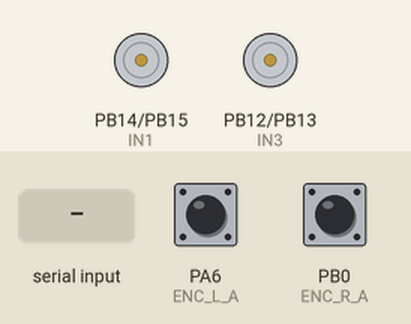
Simulated run of this program. Board: STM32 Blue Pill. Shown: motor-driver pin pairs drawn as motors (green arrow = first pin HIGH = forward, orange = second pin HIGH = backward, longer = more drive, scaled by the enable pin). The test bench sets the inputs (shaded band); at power-on: PA6 (ENC_L_A) HIGH, PB0 (ENC_R_A) HIGH.

Above: at 1.2 s.
1.3 s: "F90\n" received over the second serial link
At 2.3 s:
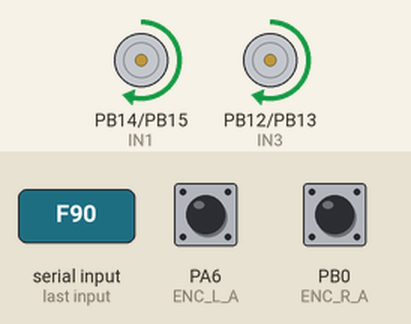
2.8 s: "B90\n" received over the second serial link
At 3.4 s:
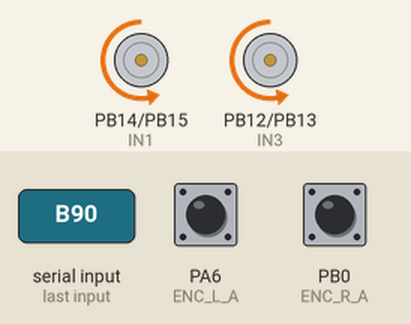
4.3 s: "L90\n" received over the second serial link
At 4.6 s:
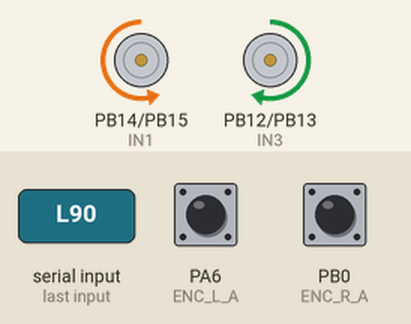
5.8 s: "R90\n" received over the second serial link
At 6.9 s:
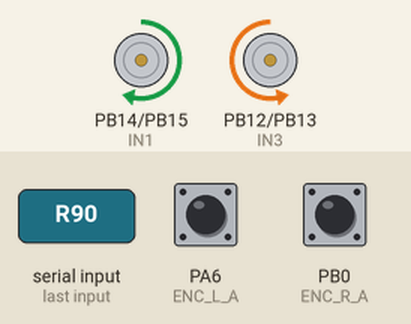
7.3 s: "F|45\n" received over the second serial link
At 8.1 s:
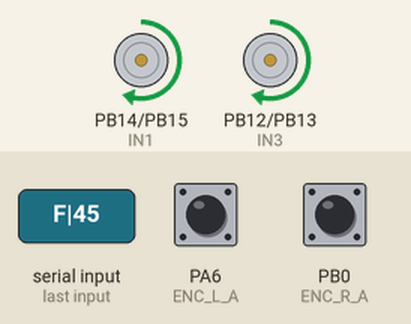
8.8 s: "B|45\n" received over the second serial link
At 9.2 s:
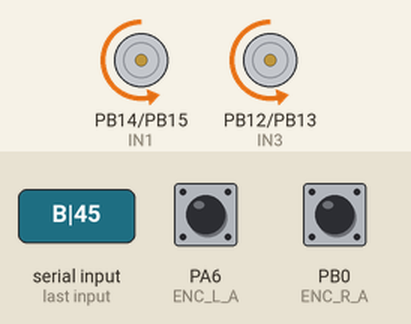
Timing chart, 0 to 11.3 s (numbered marks = the images above; inputs shaded):
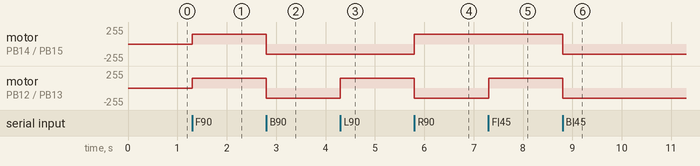

Measured:
- after the input at 1.3 s, motor on PB14 (IN1) / PB15 (IN2), motor on PB12 (IN3) / PB13 (IN4): stopped → forward 150/255 at once
- after the input at 2.8 s, motor on PB14 (IN1) / PB15 (IN2), motor on PB12 (IN3) / PB13 (IN4): forward 150/255 → backward 150/255 at once
- after the input at 4.3 s, motor on PB12 (IN3) / PB13 (IN4): backward 150/255 → forward 150/255 at once
- after the input at 5.8 s, motor on PB14 (IN1) / PB15 (IN2): backward 150/255 → forward 150/255 at once; motor on PB12 (IN3) / PB13 (IN4): forward 150/255 → backward 150/255 at once
- after the input at 7.3 s, motor on PB12 (IN3) / PB13 (IN4): backward 150/255 → forward 150/255 at once
- after the input at 8.8 s, motor on PB14 (IN1) / PB15 (IN2), motor on PB12 (IN3) / PB13 (IN4): forward 150/255 → backward 150/255 at once

The program:

main.cpp
```cpp
// blue_pill_dev/motor_testing firmware — STM32 Bluepill (F103C8)
// Wiring sanity checker: drive L/R motors from GUI commands, stream live
// encoder counts. Flash once, then do all direction/wiring verification from
// the GUI. FTDI wired link on Serial3 (PB10 TX / PB11 RX) @ 115200 — matches
// this bench's existing FTDI wiring (previously used for 3DR/Serial3 telemetry).

#include <Arduino.h>

// ── ENCODER PINS ─────────────────────────────────────────────────────────────
#define ENC_L_A PA6
#define ENC_L_B PA7
#define ENC_R_A PB0
#define ENC_R_B PB1

volatile long encoderLeft = 0;
volatile long encoderRight = 0;

void countLeft() {
  if (digitalRead(ENC_L_B))
    encoderLeft--;
  else
    encoderLeft++;
}
void countRight() {
  if (digitalRead(ENC_R_B))
    encoderRight--;
  else
    encoderRight++;
}

// ── MOTOR PINS ───────────────────────────────────────────────────────────────
#define ENA PA1
#define IN1 PB14
#define IN2 PB15
#define ENB PA0
#define IN3 PB12
#define IN4 PB13

extern HardwareSerial Serial3;

int testPWM = 150; // fixed test speed, GUI can override with SP<val>

void setMotors(int leftPWM, int rightPWM) {
  leftPWM = constrain(leftPWM, -255, 255);
  rightPWM = constrain(rightPWM, -255, 255);

  if (leftPWM >= 0) {
    digitalWrite(IN1, HIGH);
    digitalWrite(IN2, LOW);
  } else {
    digitalWrite(IN1, LOW);
    digitalWrite(IN2, HIGH);
  }
  analogWrite(ENA, abs(leftPWM));

  if (rightPWM >= 0) {
    digitalWrite(IN3, HIGH);
    digitalWrite(IN4, LOW);
  } else {
    digitalWrite(IN3, LOW);
    digitalWrite(IN4, HIGH);
  }
  analogWrite(ENB, abs(rightPWM));
}

// ── COMMAND PARSER ───────────────────────────────────────────────────────────
// F | B | L | R | S  — forward/back/turn-left/turn-right/stop
// SP<val>            — set test PWM magnitude (0-255)
void parseCommand(char *cmd) {
  switch (cmd[0]) {
  case 'F':
    setMotors(testPWM, testPWM);
    break;
  case 'B':
    setMotors(-testPWM, -testPWM);
    break;
  case 'L': // spin left in place: left wheel back, right wheel forward
             // (matches turn_bias convention in mcu_pos_wireless: left=-bias, right=+bias)
    setMotors(-testPWM, testPWM);
    break;
  case 'R': // spin right in place: left wheel forward, right wheel back
             // (matches turn_bias convention in mcu_pos_wireless: left=+bias, right=-bias)
    setMotors(testPWM, -testPWM);
    break;
  case 'S':
    if (cmd[1] == 'P') {
      testPWM = constrain(atoi(cmd + 2), 0, 255);
    } else {
      setMotors(0, 0);
    }
    break;
  default:
    break;
  }
}

// ── COMMAND RX ───────────────────────────────────────────────────────────────
static char rxBuf[32];
static uint8_t rxLen = 0;

void handleCommandRX() {
  while (Serial3.available()) {
    char c = (char)Serial3.read();
    if (c == '|' || c == '\n' || c == '\r') {
      if (rxLen > 0) {
        rxBuf[rxLen] = '\0';
        parseCommand(rxBuf);
        rxLen = 0;
      }
    } else if (rxLen < sizeof(rxBuf) - 1) {
      rxBuf[rxLen++] = c;
    }
  }
}

// ── SETUP ────────────────────────────────────────────────────────────────────
unsigned long lastPrintTime = 0;

void setup() {
  analogWriteResolution(8);

  Serial3.begin(115200);

  pinMode(ENA, OUTPUT);
  pinMode(IN1, OUTPUT);
  pinMode(IN2, OUTPUT);
  pinMode(ENB, OUTPUT);
  pinMode(IN3, OUTPUT);
  pinMode(IN4, OUTPUT);
  pinMode(ENC_L_A, INPUT_PULLUP);
  pinMode(ENC_L_B, INPUT_PULLUP);
  pinMode(ENC_R_A, INPUT_PULLUP);
  pinMode(ENC_R_B, INPUT_PULLUP);

  attachInterrupt(digitalPinToInterrupt(ENC_L_A), countLeft, RISING);
  attachInterrupt(digitalPinToInterrupt(ENC_R_A), countRight, RISING);

  setMotors(0, 0);
  Serial3.print("BOOT OK|");
}

// ── MAIN LOOP ────────────────────────────────────────────────────────────────
void loop() {
  handleCommandRX();

  unsigned long now = millis();
  if (now - lastPrintTime >= 100) { // 10 Hz telemetry
    lastPrintTime = now;
    long el = encoderLeft;
    long er = encoderRight;
    char buf[48];
    snprintf(buf, sizeof(buf), "EL%ld ER%ld|", el, er);
    Serial3.print(buf);
  }
}
```
